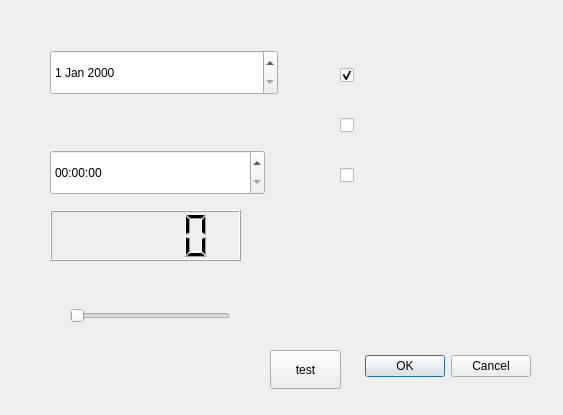
<?xml version="1.0" encoding="UTF-8"?>
<ui version="4.0">
 <class>Dialog</class>
 <widget class="QDialog" name="Dialog">
  <property name="geometry">
   <rect>
    <x>0</x>
    <y>0</y>
    <width>563</width>
    <height>415</height>
   </rect>
  </property>
  <property name="windowTitle">
   <string>Dialog</string>
  </property>
  <widget class="QDialogButtonBox" name="buttonBox">
   <property name="geometry">
    <rect>
     <x>190</x>
     <y>350</y>
     <width>341</width>
     <height>32</height>
    </rect>
   </property>
   <property name="orientation">
    <enum>Qt::Horizontal</enum>
   </property>
   <property name="standardButtons">
    <set>QDialogButtonBox::Cancel|QDialogButtonBox::Ok</set>
   </property>
  </widget>
  <widget class="QDateEdit" name="dateEdit">
   <property name="geometry">
    <rect>
     <x>50</x>
     <y>50</y>
     <width>228</width>
     <height>45</height>
    </rect>
   </property>
  </widget>
  <widget class="QTimeEdit" name="timeEdit">
   <property name="geometry">
    <rect>
     <x>50</x>
     <y>150</y>
     <width>215</width>
     <height>45</height>
    </rect>
   </property>
  </widget>
  <widget class="QLCDNumber" name="lcdNumber">
   <property name="geometry">
    <rect>
     <x>50</x>
     <y>210</y>
     <width>191</width>
     <height>51</height>
    </rect>
   </property>
  </widget>
  <widget class="QSlider" name="horizontalSlider">
   <property name="geometry">
    <rect>
     <x>70</x>
     <y>300</y>
     <width>160</width>
     <height>32</height>
    </rect>
   </property>
   <property name="orientation">
    <enum>Qt::Horizontal</enum>
   </property>
  </widget>
  <widget class="QCheckBox" name="checkBox">
   <property name="geometry">
    <rect>
     <x>340</x>
     <y>60</y>
     <width>117</width>
     <height>31</height>
    </rect>
   </property>
   <property name="icon">
    <iconset resource="time.qrc">
     <normaloff>:/time/qrc/gpt_boy.png</normaloff>:/time/qrc/gpt_boy.png</iconset>
   </property>
   <property name="iconSize">
    <size>
     <width>32</width>
     <height>32</height>
    </size>
   </property>
   <property name="checked">
    <bool>true</bool>
   </property>
   <attribute name="buttonGroup">
    <string notr="true">buttonGroup</string>
   </attribute>
  </widget>
  <widget class="QCheckBox" name="checkBox_2">
   <property name="geometry">
    <rect>
     <x>340</x>
     <y>110</y>
     <width>117</width>
     <height>31</height>
    </rect>
   </property>
   <property name="icon">
    <iconset resource="time.qrc">
     <normaloff>:/time/qrc/gpt_man.png</normaloff>:/time/qrc/gpt_man.png</iconset>
   </property>
   <property name="iconSize">
    <size>
     <width>32</width>
     <height>32</height>
    </size>
   </property>
   <attribute name="buttonGroup">
    <string notr="true">buttonGroup</string>
   </attribute>
  </widget>
  <widget class="QCheckBox" name="checkBox_3">
   <property name="geometry">
    <rect>
     <x>340</x>
     <y>160</y>
     <width>117</width>
     <height>31</height>
    </rect>
   </property>
   <property name="icon">
    <iconset resource="time.qrc">
     <normaloff>:/time/qrc/woman.png</normaloff>:/time/qrc/woman.png</iconset>
   </property>
   <property name="iconSize">
    <size>
     <width>32</width>
     <height>32</height>
    </size>
   </property>
   <attribute name="buttonGroup">
    <string notr="true">buttonGroup</string>
   </attribute>
  </widget>
  <widget class="QPushButton" name="pushButton">
   <property name="geometry">
    <rect>
     <x>270</x>
     <y>350</y>
     <width>71</width>
     <height>39</height>
    </rect>
   </property>
   <property name="text">
    <string>test</string>
   </property>
   <property name="checkable">
    <bool>true</bool>
   </property>
  </widget>
 </widget>
 <resources>
  <include location="time.qrc"/>
 </resources>
 <connections>
  <connection>
   <sender>buttonBox</sender>
   <signal>accepted()</signal>
   <receiver>Dialog</receiver>
   <slot>accept()</slot>
   <hints>
    <hint type="sourcelabel">
     <x>408</x>
     <y>364</y>
    </hint>
    <hint type="destinationlabel">
     <x>157</x>
     <y>274</y>
    </hint>
   </hints>
  </connection>
  <connection>
   <sender>buttonBox</sender>
   <signal>rejected()</signal>
   <receiver>Dialog</receiver>
   <slot>reject()</slot>
   <hints>
    <hint type="sourcelabel">
     <x>476</x>
     <y>370</y>
    </hint>
    <hint type="destinationlabel">
     <x>286</x>
     <y>274</y>
    </hint>
   </hints>
  </connection>
  <connection>
   <sender>horizontalSlider</sender>
   <signal>sliderMoved(int)</signal>
   <receiver>lcdNumber</receiver>
   <slot>display(int)</slot>
   <hints>
    <hint type="sourcelabel">
     <x>185</x>
     <y>315</y>
    </hint>
    <hint type="destinationlabel">
     <x>159</x>
     <y>242</y>
    </hint>
   </hints>
  </connection>
 </connections>
 <buttongroups>
  <buttongroup name="buttonGroup"/>
 </buttongroups>
</ui>
